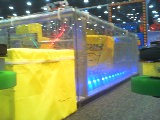
#> input picture 2706-Elimins-Images/01442_raw.png, 160 x 120 px; its folder holds only this picture in this run
$ python TaskN5_-_SampleFilterContours.py   (older library calls are emulated)
#> lines starting #> are read from the running program, lines starting #| are printed output that depends on the picture; after the words box and inside, x2 and y2 are one past the last pixel; in counts of white or black regions, pixels touching at a corner belong together
# This is a pseudo code file for Merge Robotics, 2020, Infinite Recharge
# This is task N5 - > Sample Filter Contours.
# Over the weeks, we have explored ways to understand Contours visualy and using
# OpenCV functions.  Now lets put these to work and really get down to the
# challenge of finding FRC vision targets.  Basic idea is to loop through
# sorted contours keeping desired contous only

# let's use L4 as a starting point, copied it in here.

# imports
import numpy as np
import cv2
from pathlib import Path
import sys
import os
import time
import math

# define colors
purple = (165, 0, 120)
blue = (255, 0, 0)
green = (0, 255, 0)
red = (0, 0, 255)
cyan = (252, 252, 3)
magenta = (252, 3, 252)
yellow = (3, 252, 252)
black = (0, 0, 0)
white = (255, 255, 255)
orange = (3, 64, 252)

# define constraints
floMinExtent = 0.5
floMinArea = 400.0
floImageMultiplier = 3.0
booBlankUpper = True

# definitions of ...
# from Merge ChickenVision 2019
def threshold_range(im, lo, hi):
    unused, t1 = cv2.threshold(im, lo, 255, type=cv2.THRESH_BINARY)
    unused, t2 = cv2.threshold(im, hi, 255, type=cv2.THRESH_BINARY_INV)
    return cv2.bitwise_and(t1, t2)

# function to determine line and slope of ellipse
# ideas from https://stackoverflow.com/questions/33432652/how-draw-axis-of-ellipse
# using a function ideas https://www.geeksforgeeks.org/g-fact-41-multiple-return-values-in-python/
# [25 lines left out: functions get_ellipse_major, get_ellipse_minor, not called in this run]

# improved ellipse handling from http://raphael.candelier.fr/?blog=Image%20Moments
def get_ellipse(targetEllipse, targetMoments):

    te = targetEllipse
    tm = targetMoments

    # centroid
    cx = tm['m10']/tm['m00']
    cy = tm['m01']/tm['m00']

    # Central moments (intermediary step)
    a = tm['m20']/tm['m00'] - cx**2
    b = 2*(tm['m11']/tm['m00'] - cx*cy)
    c = tm['m02']/tm['m00'] - cy**2

    # Orientation (in radians)
    theta = 1/2*math.atan(b/(a-c)) + (a<c)*math.pi/2

    #Minor and major axis
    ew = math.sqrt(8*(a+c-math.sqrt(b**2+(a-c)**2)))/2
    el = math.sqrt(8*(a+c+math.sqrt(b**2+(a-c)**2)))/2

    # Ellipse focal points
    ed = math.sqrt(el**2-ew**2)
    efx1 = cx + ed*math.cos(theta)
    efy1 = cy + ed*math.sin(theta)
    efx2 = cx - ed*math.cos(theta)
    efy2 = cy - ed*math.sin(theta)

    return (int(efx1), int(efy1), int(efx2), int(efy2))

# from https://stackoverflow.com/questions/41462419/python-slope-given-two-points-find-the-slope-answer-works-doesnt-work/41462583
def get_slope(x1, y1, x2, y2):
    return (y2-y1)/(x2-x1)

# homemade! http://home.windstream.net/okrebs/Ch9-1.gif
def get_opposit(hyp, theta):
    return hyp*math.sin(math.radians(theta))

# homemade! http://home.windstream.net/okrebs/Ch9-1.gif
def get_adjacent(hyp, theta):
    return abs(hyp*math.cos(math.radians(theta)))

# select folder of interest
posCodePath = Path(__file__).absolute()
strVisionRoot = posCodePath.parent.parent
#strImageFolder = str(strVisionRoot / 'CalibrationImages')
#strImageFolder = str(strVisionRoot / 'ProblemImages')
#strImageFolder = str(strVisionRoot / 'DistanceImages')
strImageFolder = str(strVisionRoot / '2706-Elimins-Images')
#strImageFolder = str(strVisionRoot / 'EllipseImages')
#strImageFolder = str(strVisionRoot / 'PowerCellSketchup')

print (strImageFolder)

# read file names, and filter file names
photos = []
if os.path.exists(strImageFolder):
    for file in sorted(os.listdir(strImageFolder)):
        if file.endswith(".jpg") or file.endswith(".png") or file.endswith(".JPG") or file.endswith(".PNG"):
            photos.append(file)
else:
    print
    print ('Directory', strImageFolder, 'does not exist, exiting ...')
    print
    sys.exit
print (photos)

# set index of files
i = 0
intLastFile = len(photos) -1

# define maskmethod as interger variable
intMaskMethod = 2
print()
print('Mask Method s = Simple In-Range')

# begin main loop indent 1
while (True):

    ## start timer for loop as indication of FPS...
    floStartTimeA = time.perf_counter()
    ##print ('start = ',floStartTimeA)

    ## set image input to indexed list
    strImageInput = strImageFolder + '/' + photos[i]
    ##print (i, ' ', strImageInput)

    ## read file
    imgImageInput = cv2.imread(strImageInput)
#> imgImageInput is the input picture: shape (120, 160, 3); mean B, G, R 97.3, 141.5, 136.1

    if booBlankUpper:
        ## blank upper portion from Task K
        intBinaryHeight,intBinaryWidth = imgImageInput.shape[:2]
        cv2.rectangle(imgImageInput, (0,0), (intBinaryWidth, int(intBinaryHeight/2-10)), black, -1)
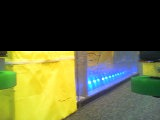
#> imgImageInput: shape (120, 160, 3); mean B, G, R 53, 92.9, 88.5

    ## Convert BGR to HSV
    hsvImageInput = cv2.cvtColor(imgImageInput, cv2.COLOR_BGR2HSV)
#> hsvImageInput: shape (120, 160, 3); mean H, S, V 30.3, 75.2, 102.2

    ## define range of yellow color in HSV
    #lower_yellow = np.array([28,150,150])
    #upper_yellow = np.array([40,255,255])

    lower_yellow = np.array([22,105,145]) #28,150,150
    upper_yellow = np.array([36,255,255]) #32,255,255

    ## Depending upon mask method create binary and yellow mask
    if intMaskMethod == 0:
        ### from
        ### Threshold the HSV image to get only yellow colors
        binary_mask = cv2.inRange(hsvImageInput, lower_yellow, upper_yellow)

    elif intMaskMethod == 1:
        ### from https://github.com/Knoxville-FRC-alliance/Vision-2018-Python/blob/master/visionPi.py
        ### set low and high by HSV from
        hueMin, satMin, valMin = lower_yellow
        hueMax, satMax, valMax = upper_yellow
        #print(hueMin,hueMax,satMin,satMax,valMin,valMax)

        ### split HSV into separate images
        imghue = hsvImageInput[:,:,0]
        imgsat = hsvImageInput[:,:,1]
        imgval = hsvImageInput[:,:,2]

        ### create blank images in advance because it's faster
        hueBin = np.zeros(imghue.shape, dtype=np.uint8)
        satBin = np.zeros(imgsat.shape, dtype=np.uint8)
        valBin = np.zeros(imgval.shape, dtype=np.uint8)

        ### do ranges on HSV separately
        cv2.inRange(imghue, int(hueMin), int(hueMax), hueBin)
        cv2.inRange(imgsat, int(satMin), int(satMax), satBin)
        cv2.inRange(imgval, int(valMin), int(valMax), valBin)

        ### finish off with the 'mask' extrodinare
        bin = np.copy(hueBin)
        cv2.bitwise_and(satBin, bin, bin)
        cv2.bitwise_and(valBin, bin, bin)

        ### in our terms this is the binary_mask
        binary_mask = bin.copy()

    elif intMaskMethod == 2:
        ### from https://github.com/Knoxville-FRC-alliance/Vision-2018-Python/blob/master/visionPi.py
        ### set low and high by HSV from
        hueMin, satMin, valMin = lower_yellow
        hueMax, satMax, valMax = upper_yellow

        h, s, v = cv2.split(hsvImageInput)
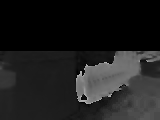
#> h: shape (120, 160); min 0, max 177, mean 30.3
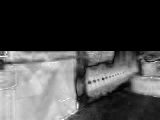
#> s: shape (120, 160); min 0, max 255, mean 75.2
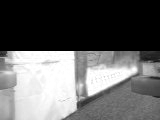
#> v: shape (120, 160); min 0, max 255, mean 102.2

        h = threshold_range(h, int(hueMin), int(hueMax))
#> in threshold_range, `unused, t1 = cv2.threshold(im, lo, 255, type=cv2.THRESH_BINARY)`:
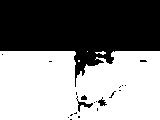
#> t1: shape (120, 160); 53.6% white; 21 black regions (17 under 20 px), largest, box (x1, y1, x2, y2) and area: (0, 0, 160, 87) 8711, (76, 96, 93, 112) 68, (98, 97, 107, 106) 39, (81, 95, 87, 100) 23
#> in threshold_range, `unused, t1 = cv2.threshold(im, lo, 255, type=cv2.THRESH_BINARY)`: unused = 22
#> in threshold_range, `unused, t2 = cv2.threshold(im, hi, 255, type=cv2.THRESH_BINARY_INV)`:
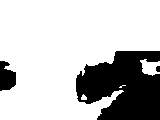
#> t2: shape (120, 160); 75.6% white; 3 black regions, box (x1, y1, x2, y2) and area: (76, 51, 160, 120) 4309, (0, 61, 16, 91) 358, (156, 66, 160, 72) 22
#> in threshold_range, `unused, t2 = cv2.threshold(im, hi, 255, type=cv2.THRESH_BINARY_INV)`: unused = 36
        s = threshold_range(s, int(satMin), int(satMax))
#> call 2 of threshold_range, with lo = 105, hi = 255
#> in threshold_range (call 2), `unused, t1 = cv2.threshold(im, lo, 255, type=cv2.THRESH_BINARY)`:
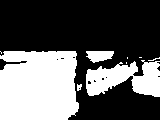
#> t1: shape (120, 160); 37.2% white; 9 white regions (5 under 20 px), largest, box (x1, y1, x2, y2) and area: (0, 51, 79, 120) 5091, (86, 60, 160, 97) 1753, (86, 51, 114, 63) 244, (77, 84, 82, 91) 26
#> in threshold_range (call 2), `unused, t1 = cv2.threshold(im, lo, 255, type=cv2.THRESH_BINARY)`: unused = 105
#> (the rest of the program and of its run is left out)
